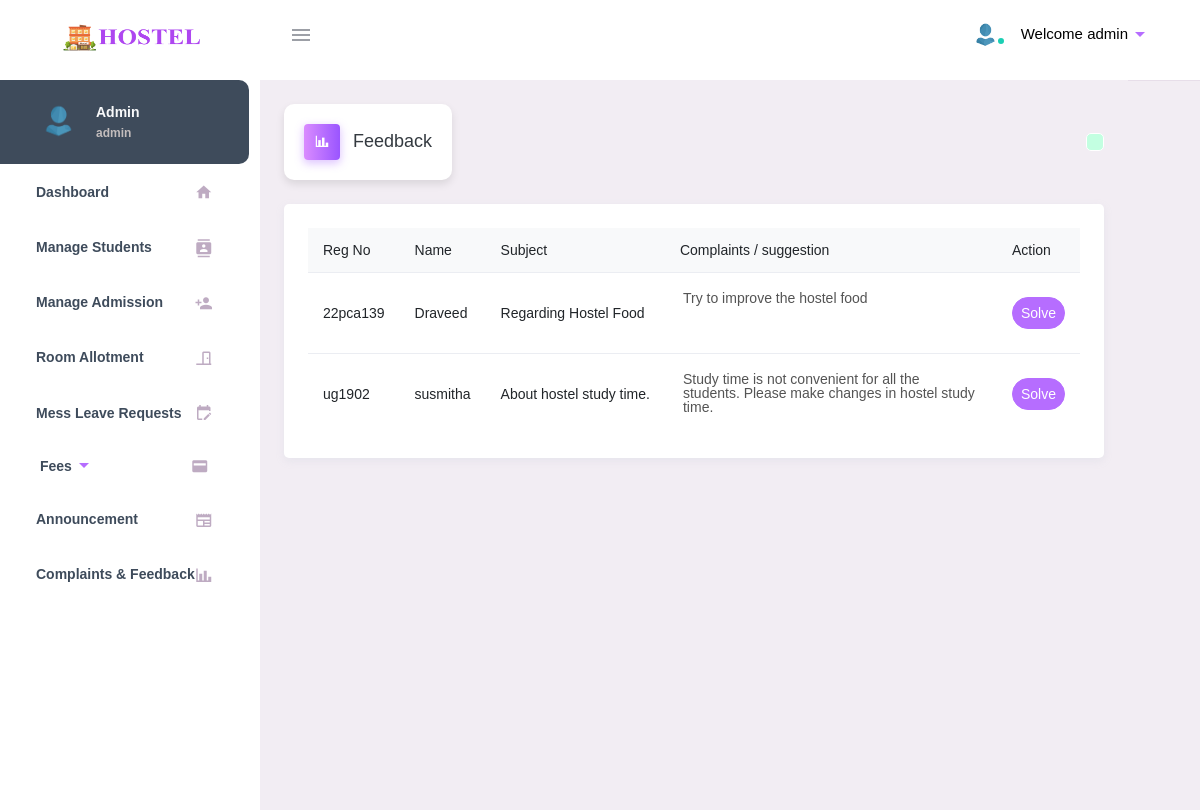
The page /admin/get_feedback.php (signed in) on the database its author committed.
### tables this page shows
CREATE TABLE `suggest` (
  `id` varchar(20) NOT NULL,
  `reg` varchar(20) NOT NULL,
  `name` varchar(50) NOT NULL,
  `sub` varchar(50) NOT NULL,
  `cmpl` varchar(250) NOT NULL,
  `status` varchar(20) DEFAULT 'pending'
);

### admin/get_feedback.php (the view, shortened to what this page needs)
<?php
include('../dbconnect.php');
$errorMessage = "";
?>
<!DOCTYPE html>
<html lang="en">
<head>
  <link rel="stylesheet" href="./include/materialdesignicons.min.css">
  <link rel="stylesheet" href="./include/vendor.bundle.base.css">
  <link rel="stylesheet" href="./include/style.css">
  <link rel="stylesheet" href="https://cdn.jsdelivr.net/npm/@mdi/font/css/materialdesignicons.min.css">
  <link rel="stylesheet" href="../dist/css/style.min.css">
  <link rel="stylesheet" href="./include/style.css">
  <link rel="stylesheet" href="./include/exstyle.css">
  <link rel="stylesheet" href="https://cdnjs.cloudflare.com/ajax/libs/font-awesome/5.15.3/css/all.min.css">
</head>
<body class="">
  <div class="container-scroller">
    <header class="topbar" data-navbarbg="skin6">
      <?php include 'navbar.php' ?>
    </header>
    <div class="container-fluid page-body-wrapper pt-0 proBanner-padding-top">
      <div class="navcantainer d-fixed">
        <?php include 'sidebar.php' ?>
      </div>
      <div class="main-panel">
        <div class="content-wrapper p-4">
          <div class="page-header">
            <h3 class="page-title" style="font-family: 'Montserrat Alternates', sans-serif;
">
              <span class="page-title-icon bg-gradient-primary text-white mr-2">
                <i class="mdi mdi-chart-bar menu-icon"></i>
              </span> Feedback
            </h3>
            <div id="successMessage" class="sucees p-2" style="display: none;">
            <?php echo $errorMessage; ?></div>
          </div>
          <form method="POST">
            <div class="grid-margin card p-4 stretch-card">
              <?php
              $qry = mysqli_query($connect, "select * from suggest");
              $hasData = false;
              while ($row = mysqli_fetch_array($qry)) {
                $hasData = true;
              }
              if ($hasData) {
              ?>
                <table class="table table-responsive-xl">
                  <thead class="grid-margin bg-light fs-1 fw-bolder">
                    <tr>
                      <th>Reg No</th>
                      <th>Name</th>
                      <th>Subject</th>
                      <th>Complaints / suggestion</th>
                      <th>Action</th>
                    </tr>
                  </thead>
                  <?php
                  mysqli_data_seek($qry, 0);
                  while ($row = mysqli_fetch_array($qry)) {
                  ?>
                    <tr>
                      <td>
                        <div><?php echo $row['reg']; ?></div>
                      </td>
                      <td>
                        <div><?php echo $row['name']; ?></div>
                      </td>
                      <td>
                        <div><?php echo $row['sub']; ?></div>
                      </td>
                      <td class="text-align:center;justify-content:center;align-items:center;display:flex">
                        <textarea name="" id="" style="background-color:white;border-color:white; width:100%;" cols="70" rows="3" disabled><?php echo $row['cmpl']; ?></textarea>
                      </td>
                      <td>
                        <button class="rounded-pill btn--blue btn pt-2 pb-2 pr-2 pl-2 btn-primary" id="solveButton">Solve</button>
                      </td>
                    </tr>
                  <?php
                  }
                  ?>
                </table>
              <?php
              } else {
              ?>
                <div style="display:block; text-align:center">
                  <img style="height: 300px; width:300px;" src="./include/no_feed.png" alt="">
                </div>
              <?php
              }
              ?>
            </div>
          </form>
        </div>
      </div>
      <footer class="footer">
        <div class="container-fluid clearfix">
        </div>
      </footer>
    </div>
  </div>
</body>
</html>

### admin/include/exstyle.css (style rules this page uses)
.page-title, .date, .time { background-color: #fff; box-shadow: 0 4px 8px rgba(0, 0, 0, 0.1); padding: 20px; border-radius: 10px; display: inline-block; }
.menu-icon { transition: transform 0.3s ease; }
body { font-family: Verdana, Geneva, sans-serif; font-size: 14px; }
.clearfix:after { content: ""; display: block; clear: both; visibility: hidden; height: 0; }

### admin/get_feedback.php (style rules this page uses)
.sucees { background-color: rgb(195, 255, 225); border-radius: 5px; border: 1px solid white; }

### rows shown on the page
suggest: reg "22pca139", name "Draveed", sub "Regarding Hostel Food", cmpl "Try to improve the hostel food"
suggest: reg "ug1902", name "susmitha", sub "About hostel study time.", cmpl "Study time is not convenient for all the students. Please make changes in hostel study time."

### other values the page prints
$_SESSION['name'] "admin"
